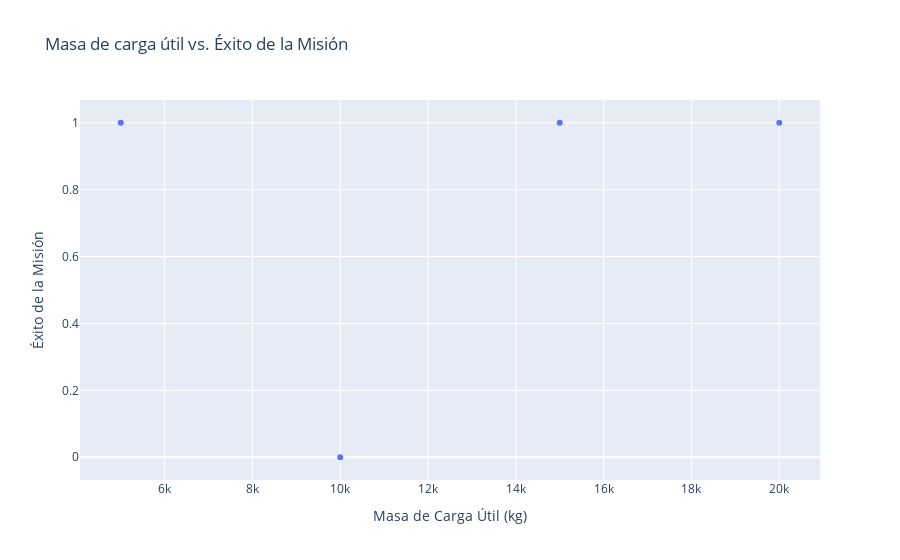

Write notebook code for a chart like this one.
### Markdown cell above
<code>df.to_csv('spacex_web_scraped.csv', index=False)</code>

### Code cell
import plotly.express as px
import pandas as pd

# Supongamos que ya tienes un DataFrame llamado df con las columnas 'payload_mass' y 'mission_success'
df = pd.DataFrame({
    'payload_mass': [5000, 10000, 15000, 20000],  # Ejemplo de datos
    'mission_success': [1, 0, 1, 1],  # 1 = éxito, 0 = fracaso
})

fig = px.scatter(df, x='payload_mass', y='mission_success',
                 title="Masa de carga útil vs. Éxito de la Misión",
                 labels={'payload_mass': 'Masa de Carga Útil (kg)', 'mission_success': 'Éxito de la Misión'})
fig.show()

### Figure 1 — Plotly figure (JSON) as saved in the notebook; plotly's stock layout.template omitted (floating-point values rounded to 4 significant figures)
{"data": [{"hovertemplate": "Masa de Carga Útil (kg)=%{x}<br>Éxito de la Misión=%{y}<extra></extra>", "legendgroup": "", "marker": {"color": "#636efa", "symbol": "circle"}, "mode": "markers", "name": "", "orientation": "v", "showlegend": false, "type": "scatter", "x": [5000, 10000, 15000, 20000], "xaxis": "x", "y": [1, 0, 1, 1], "yaxis": "y"}], "layout": {"autosize": true, "legend": {"tracegroupgap": 0}, "title": {"text": "Masa de carga útil vs. Éxito de la Misión"}, "xaxis": {"anchor": "y", "autorange": true, "domain": [0, 1], "range": [4010.0, 20990.0], "title": {"text": "Masa de Carga Útil (kg)"}, "type": "linear"}, "yaxis": {"anchor": "x", "autorange": true, "domain": [0, 1], "range": [-0.07325, 1.073], "title": {"text": "Éxito de la Misión"}, "type": "linear"}}}
